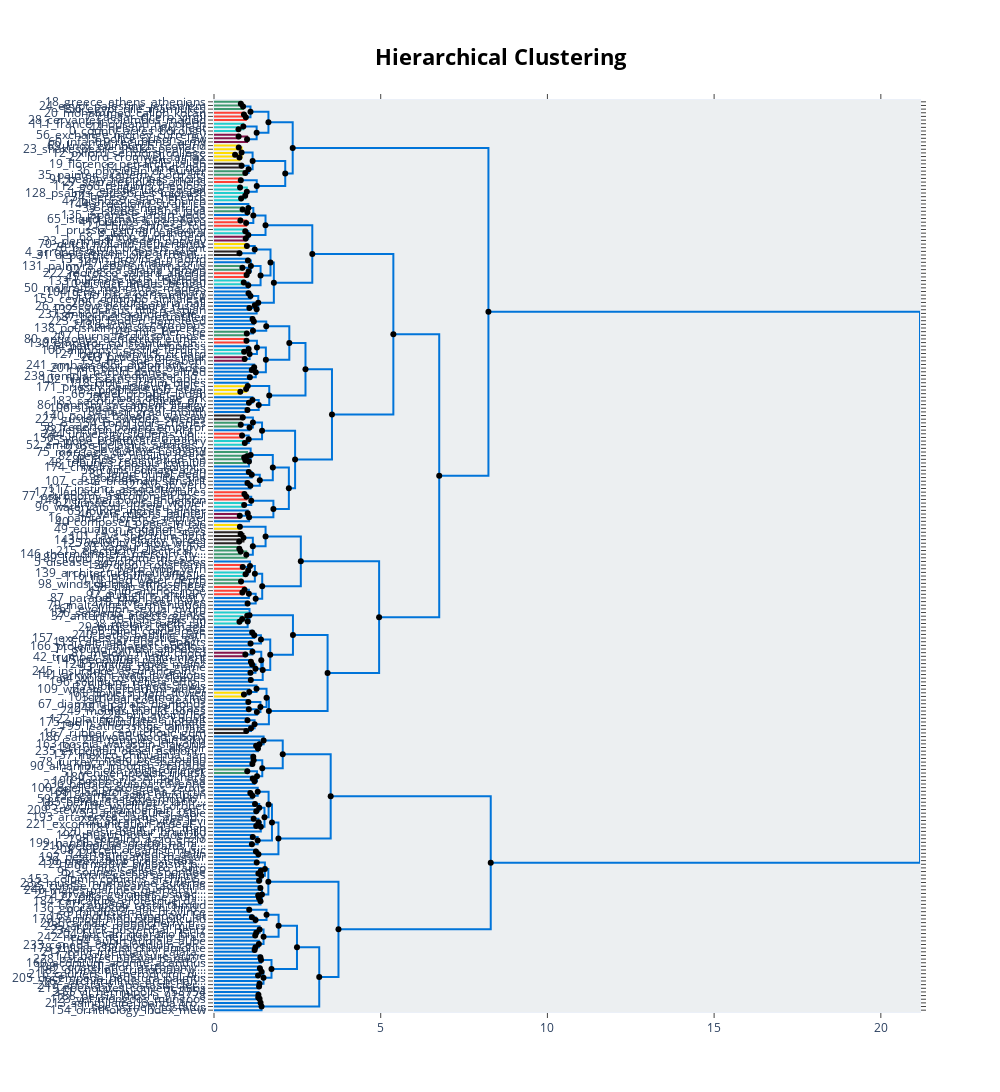

The cell this chart's notebook holds for it:
### Code cell
model.visualize_hierarchy(hierarchical_topics=hierarchical_topics)
